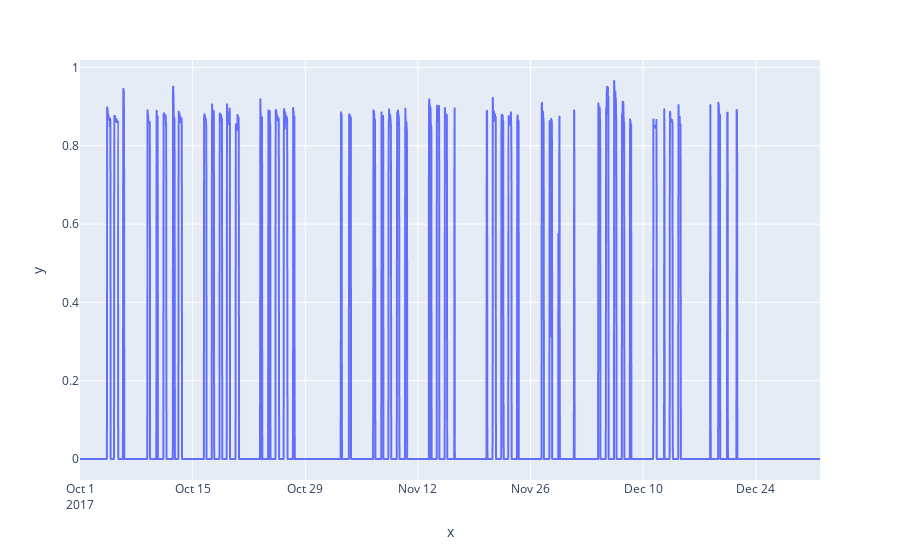

Notebook code cell kept with this figure:
### Code cell
px.line(x=df.index, y=df.kw)

### Figure 1 — Plotly figure (JSON) as saved in the notebook; plotly's stock layout.template omitted (floating-point values rounded to 4 significant figures; data arrays with more than 128 entries replaced by an {"elided": "..."} marker saying what was removed)
{"data": [{"hovertemplate": "x=%{x}<br>y=%{y}<extra></extra>", "legendgroup": "", "line": {"color": "#636efa", "dash": "solid"}, "marker": {"symbol": "circle"}, "mode": "lines", "name": "", "showlegend": false, "type": "scattergl", "x": {"elided": "4416 str values"}, "xaxis": "x", "y": {"elided": "4416 float values"}, "yaxis": "y"}], "layout": {"legend": {"tracegroupgap": 0}, "margin": {"t": 60}, "xaxis": {"anchor": "y", "domain": [0, 1], "title": {"text": "x"}}, "yaxis": {"anchor": "x", "domain": [0, 1], "title": {"text": "y"}}}}
